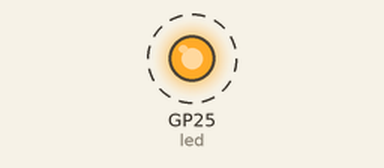
This program was run on a simulated Raspberry Pi Pico running MicroPython. On the bench: output pins drawn as LEDs (lit = HIGH). Dashed ring = blinking.

Above: at 0.2 s.
Timing chart, 0 to 3.0 s (numbered marks = the images above):
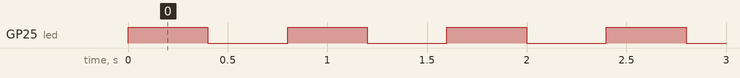

Measured:
- by itself, GP25 (led): alternates HIGH for 0.40 s and LOW for 0.40 s

The program:

Episode_1.py
```python
#First Code to on LED
from machine import Pin
led = Pin(25, Pin.OUT)

led.toggle()

#Second code to blink LED

from machine import Pin, Timer
led = Pin(25, Pin.OUT)
timer = Timer()

def blink(timer):
    led.toggle()

timer.init(freq=2.5, mode=Timer.PERIODIC, callback=blink)
```
